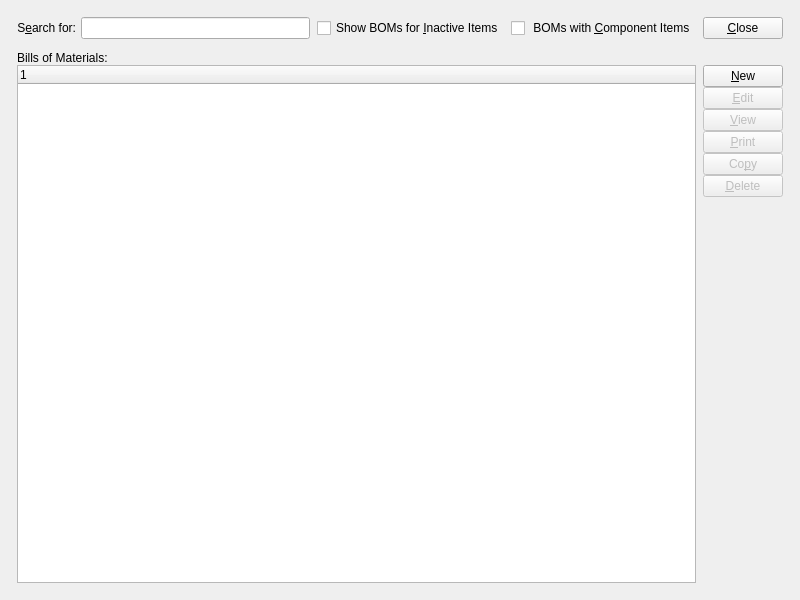
<?xml version="1.0" encoding="UTF-8"?>
<ui version="4.0">
 <comment>This file is part of the xTuple ERP: PostBooks Edition, a free and
open source Enterprise Resource Planning software suite,
Copyright (c) 1999-2018 by OpenMFG LLC, d/b/a xTuple.
It is licensed to you under the Common Public Attribution License
version 1.0, the full text of which (including xTuple-specific Exhibits)
is available at www.xtuple.com/CPAL.  By using this software, you agree
to be bound by its terms.</comment>
 <class>bomList</class>
 <widget class="QWidget" name="bomList">
  <property name="geometry">
   <rect>
    <x>0</x>
    <y>0</y>
    <width>800</width>
    <height>600</height>
   </rect>
  </property>
  <property name="windowTitle">
   <string>Bills of Materials</string>
  </property>
  <layout class="QGridLayout" name="gridLayout_2">
   <item row="0" column="0">
    <layout class="QGridLayout" name="gridLayout">
     <property name="margin">
      <number>12</number>
     </property>
     <property name="spacing">
      <number>12</number>
     </property>
     <item row="0" column="0">
      <layout class="QHBoxLayout">
       <property name="spacing">
        <number>7</number>
       </property>
       <item>
        <layout class="QHBoxLayout">
         <property name="spacing">
          <number>5</number>
         </property>
         <item>
          <widget class="QLabel" name="_searchForLit">
           <property name="text">
            <string>S&amp;earch for:</string>
           </property>
           <property name="alignment">
            <set>Qt::AlignRight|Qt::AlignTrailing|Qt::AlignVCenter</set>
           </property>
           <property name="buddy">
            <cstring>_searchFor</cstring>
           </property>
          </widget>
         </item>
         <item>
          <widget class="XLineEdit" name="_searchFor"/>
         </item>
        </layout>
       </item>
       <item>
        <widget class="XCheckBox" name="_showInactive">
         <property name="text">
          <string>Show BOMs for &amp;Inactive Items</string>
         </property>
        </widget>
       </item>
       <item>
        <widget class="XCheckBox" name="_showComponent">
         <property name="text">
          <string> BOMs with &amp;Component Items</string>
         </property>
        </widget>
       </item>
       <item>
        <widget class="QPushButton" name="_close">
         <property name="text">
          <string>&amp;Close</string>
         </property>
        </widget>
       </item>
      </layout>
     </item>
     <item row="1" column="0">
      <layout class="QVBoxLayout">
       <property name="spacing">
        <number>0</number>
       </property>
       <item>
        <widget class="QLabel" name="_billsOfMaterialsLit">
         <property name="text">
          <string>Bills of Materials:</string>
         </property>
         <property name="alignment">
          <set>Qt::AlignVCenter</set>
         </property>
        </widget>
       </item>
       <item>
        <layout class="QHBoxLayout">
         <property name="spacing">
          <number>7</number>
         </property>
         <item>
          <widget class="XTreeWidget" name="_bom"/>
         </item>
         <item>
          <layout class="QVBoxLayout">
           <property name="spacing">
            <number>0</number>
           </property>
           <item>
            <layout class="QVBoxLayout">
             <property name="spacing">
              <number>0</number>
             </property>
             <item>
              <widget class="QPushButton" name="_new">
               <property name="text">
                <string>&amp;New</string>
               </property>
              </widget>
             </item>
             <item>
              <widget class="QPushButton" name="_edit">
               <property name="enabled">
                <bool>false</bool>
               </property>
               <property name="text">
                <string>&amp;Edit</string>
               </property>
              </widget>
             </item>
             <item>
              <widget class="QPushButton" name="_view">
               <property name="enabled">
                <bool>false</bool>
               </property>
               <property name="text">
                <string>&amp;View</string>
               </property>
              </widget>
             </item>
             <item>
              <widget class="QPushButton" name="_print">
               <property name="enabled">
                <bool>false</bool>
               </property>
               <property name="text">
                <string>&amp;Print</string>
               </property>
              </widget>
             </item>
             <item>
              <widget class="QPushButton" name="_copy">
               <property name="enabled">
                <bool>false</bool>
               </property>
               <property name="text">
                <string>Co&amp;py</string>
               </property>
              </widget>
             </item>
             <item>
              <widget class="QPushButton" name="_delete">
               <property name="enabled">
                <bool>false</bool>
               </property>
               <property name="text">
                <string>&amp;Delete</string>
               </property>
              </widget>
             </item>
            </layout>
           </item>
           <item>
            <spacer>
             <property name="orientation">
              <enum>Qt::Vertical</enum>
             </property>
             <property name="sizeType">
              <enum>QSizePolicy::Expanding</enum>
             </property>
             <property name="sizeHint" stdset="0">
              <size>
               <width>20</width>
               <height>20</height>
              </size>
             </property>
            </spacer>
           </item>
          </layout>
         </item>
        </layout>
       </item>
      </layout>
     </item>
    </layout>
   </item>
  </layout>
 </widget>
 <layoutdefault spacing="5" margin="5"/>
 <customwidgets>
  <customwidget>
   <class>XCheckBox</class>
   <extends>QCheckBox</extends>
   <header>xcheckbox.h</header>
  </customwidget>
  <customwidget>
   <class>XLineEdit</class>
   <extends>QLineEdit</extends>
   <header>xlineedit.h</header>
   <container>1</container>
  </customwidget>
  <customwidget>
   <class>XTreeWidget</class>
   <extends>QTreeWidget</extends>
   <header>xtreewidget.h</header>
   <container>1</container>
  </customwidget>
 </customwidgets>
 <tabstops>
  <tabstop>_searchFor</tabstop>
  <tabstop>_showInactive</tabstop>
  <tabstop>_bom</tabstop>
  <tabstop>_new</tabstop>
  <tabstop>_edit</tabstop>
  <tabstop>_view</tabstop>
  <tabstop>_print</tabstop>
  <tabstop>_copy</tabstop>
  <tabstop>_delete</tabstop>
  <tabstop>_close</tabstop>
 </tabstops>
 <resources/>
 <connections>
  <connection>
   <sender>_close</sender>
   <signal>clicked()</signal>
   <receiver>bomList</receiver>
   <slot>close()</slot>
   <hints>
    <hint type="sourcelabel">
     <x>20</x>
     <y>20</y>
    </hint>
    <hint type="destinationlabel">
     <x>20</x>
     <y>20</y>
    </hint>
   </hints>
  </connection>
  <connection>
   <sender>_bom</sender>
   <signal>valid(bool)</signal>
   <receiver>_view</receiver>
   <slot>setEnabled(bool)</slot>
   <hints>
    <hint type="sourcelabel">
     <x>20</x>
     <y>20</y>
    </hint>
    <hint type="destinationlabel">
     <x>20</x>
     <y>20</y>
    </hint>
   </hints>
  </connection>
  <connection>
   <sender>_bom</sender>
   <signal>valid(bool)</signal>
   <receiver>_print</receiver>
   <slot>setEnabled(bool)</slot>
   <hints>
    <hint type="sourcelabel">
     <x>20</x>
     <y>20</y>
    </hint>
    <hint type="destinationlabel">
     <x>20</x>
     <y>20</y>
    </hint>
   </hints>
  </connection>
 </connections>
</ui>
